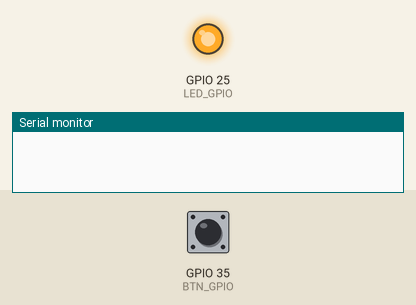
Simulated run of this sketch. Board: ESP32. Shown: output pins drawn as LEDs (lit = HIGH), the last lines printed to the serial monitor. Inputs (shaded band) come from the test bench; at power-on: GPIO 35 (BTN_GPIO) LOW. EEPROM starts erased.

Above: at 1.2 s.
1.3 s: GPIO 35 (BTN_GPIO) pulled HIGH for 0.15 s
At 2.4 s:
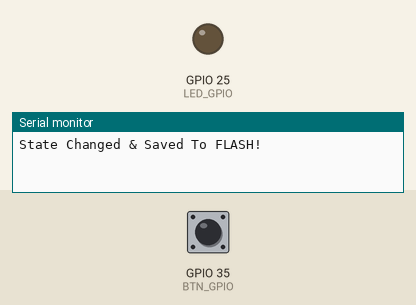
2.9 s: GPIO 35 (BTN_GPIO) pulled HIGH for 1 s
At 3.7 s:
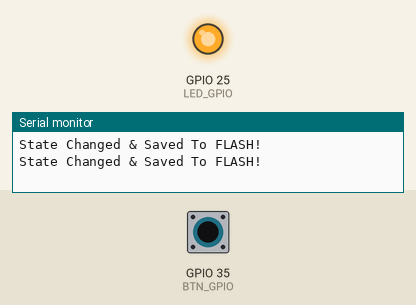
5.4 s: GPIO 35 (BTN_GPIO) pulled HIGH for 3.2 s
At 6.8 s:
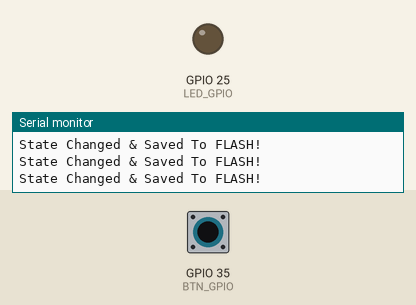
Timing chart, 0 to 8.4 s (numbered marks = the images above; inputs shaded):
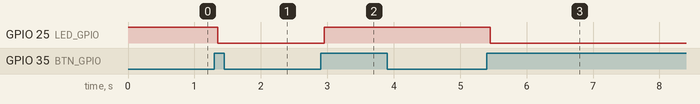

Measured:
- after the input at 1.3 s, GPIO 25 (LED_GPIO): HIGH → LOW after 0.05 s
- after the input at 2.9 s, GPIO 25 (LED_GPIO): LOW → HIGH after 0.05 s
- after the input at 5.4 s, GPIO 25 (LED_GPIO): HIGH → LOW after 0.05 s

The sketch:

EEPROM.ino
```cpp
// Include The EEPROM.h Library To Read & Write To The FLASH Memory
#include <EEPROM.h>

// Define The Number of Bytes You Need
#define EEPROM_SIZE 1
// Define The LED Output GPIO Pin & Button Input GPIO Pin
#define LED_GPIO 25
#define BTN_GPIO 35

// Global Variables For Button Reading & Debouncing
int ledState = LOW;
int btnState = LOW;
int lastBtnState = LOW;
int lastDebounceTime = 0;
int debounceDelay = 50;
int eeprom_address = 0;

void setup() {
  Serial.begin(115200);
  pinMode(LED_GPIO, OUTPUT);
  pinMode(BTN_GPIO, INPUT);
  EEPROM.begin(EEPROM_SIZE);
  ledState = EEPROM.read(eeprom_address);
  digitalWrite(LED_GPIO, ledState);
}

void loop() {
  int reading = digitalRead(BTN_GPIO);
  if (reading != lastBtnState) {
    lastDebounceTime = millis();
  }
  if ((millis() - lastDebounceTime) > debounceDelay) {
    if (reading != btnState) {
      btnState = reading;
      if (btnState == HIGH) {
        ledState = !ledState;
        digitalWrite(LED_GPIO, ledState);
        EEPROM.write(eeprom_address, ledState);
        EEPROM.commit();
        Serial.println("State Changed & Saved To FLASH!");
      }
    }
  }
  lastBtnState = reading;
}
```
